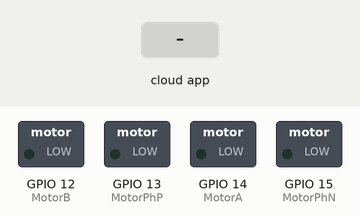
This sketch was run on a simulated ESP8266 (NodeMCU). Shown: switched loads named in the sketch (green lamp = pin HIGH). Inputs (shaded band) come from the test bench. WiFi joins after 1.5 s; servers stay silent unless stated; the Firebase database answers and starts empty.

Above: at 1.5 s.
1.6 s: the phone or cloud app sets MotorA to 1
At 3.1 s:
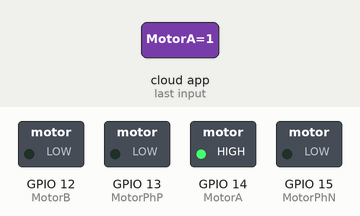
3.4 s: the phone or cloud app sets MotorB to 1
At 5.1 s:
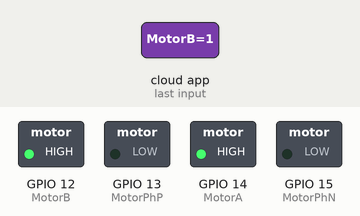
5.4 s: the phone or cloud app sets MotorPh- to 1
At 6.4 s:
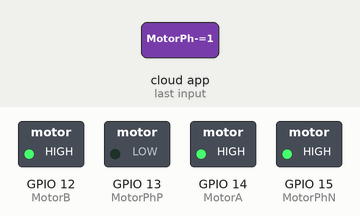
6.9 s: the phone or cloud app sets MotorA to 0
At 8.5 s:
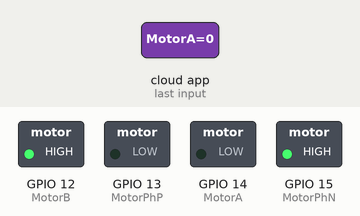
8.8 s: the phone or cloud app sets MotorB to 0
At 10.5 s:
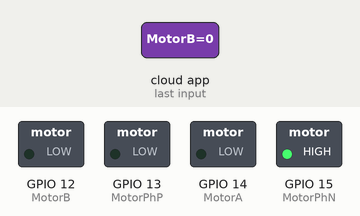
10.8 s: the phone or cloud app sets MotorA to 1
At 11.3 s:
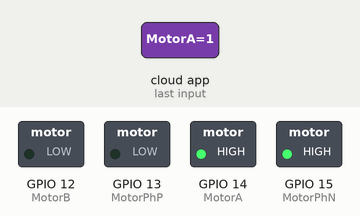
Timing chart, 0 to 13.4 s (numbered marks = the images above; inputs shaded):
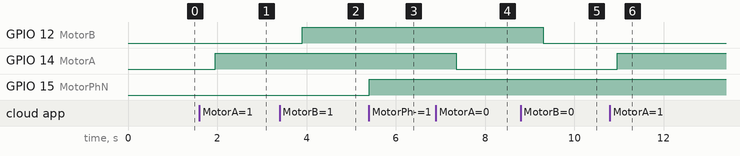

The sketch:

Kit4.ino
```cpp
#include "ConnectFirebase.h"
#define MotorA 14
#define MotorB 12
#define MotorPhP 13
#define MotorPhN 15

void setup()
{
  FirebaseSetting();
  pinMode(MotorA,OUTPUT);
  pinMode(MotorB,OUTPUT);
  pinMode(MotorPhP,OUTPUT);
  pinMode(MotorPhN,OUTPUT);
}

void loop()
{
 GetData("NemFlora/Kitler/4/Controls/MotorA") == "1" ?  digitalWrite(MotorA,HIGH): digitalWrite(MotorA,LOW);
 GetData("NemFlora/Kitler/4/Controls/MotorB") == "1" ?  digitalWrite(MotorB,HIGH): digitalWrite(MotorB,LOW);
 GetData("NemFlora/Kitler/4/Controls/MotorPh+") == "1" ?  digitalWrite(MotorPhP,HIGH): digitalWrite(MotorPhP,LOW);
 GetData("NemFlora/Kitler/4/Controls/MotorPh-") == "1" ?  digitalWrite(MotorPhN,HIGH): digitalWrite(MotorPhN,LOW);
}
```

ConnectFirebase.h
```cpp
#if defined(ESP32)
#include <WiFi.h>
#include <FirebaseESP32.h>
#elif defined(ESP8266)
#include <ESP8266WiFi.h>
#include <FirebaseESP8266.h>
#endif
#include <addons/RTDBHelper.h>
#define WIFI_SSID "mucitpark"
#define WIFI_PASSWORD "mucitpark388"
#define DATABASE_URL "https://lifetree-2-default-rtdb.europe-west1.firebasedatabase.app/"
#define DATABASE_SECRET "xMccUfxCwlzKyU3F3RP5GLo0s73bSV8Flr9cg06F"


FirebaseData fbdo;
FirebaseAuth auth;
FirebaseConfig config;

void FirebaseSetting()
{
  Serial.begin(115200);
  WiFi.begin(WIFI_SSID, WIFI_PASSWORD);
  config.database_url = DATABASE_URL;
  config.signer.tokens.legacy_token = DATABASE_SECRET;
  Firebase.reconnectWiFi(true);
  Firebase.begin(&config, &auth);
}


void SendData()
{
  Firebase.setInt(fbdo, "/test/int", 1000);
}

String GetData(String DataPath)
{
   int iVal = 0;
   String a = Firebase.getInt(fbdo, DataPath, &iVal) ? String(iVal).c_str() : fbdo.errorReason().c_str();
   return a;
}
```

Measured:
- after the input at 1.6 s, GPIO 14 (MotorA): LOW → HIGH after 0.35 s
- after the input at 3.4 s, GPIO 12 (MotorB): LOW → HIGH after 0.50 s
- after the input at 5.4 s, GPIO 15 (MotorPhN): LOW → HIGH at once
- after the input at 6.9 s, GPIO 14 (MotorA): HIGH → LOW after 0.46 s
- after the input at 8.8 s, GPIO 12 (MotorB): HIGH → LOW after 0.51 s
- after the input at 10.8 s, GPIO 14 (MotorA): LOW → HIGH after 0.16 s
